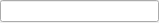
<?xml version="1.0" encoding="UTF-8"?>
<ui version="4.0">
 <class>SelfDefLineEdit</class>
 <widget class="QWidget" name="SelfDefLineEdit">
  <property name="geometry">
   <rect>
    <x>0</x>
    <y>0</y>
    <width>159</width>
    <height>23</height>
   </rect>
  </property>
  <property name="windowTitle">
   <string>Form</string>
  </property>
  <layout class="QGridLayout" name="gridLayout">
   <property name="leftMargin">
    <number>0</number>
   </property>
   <property name="topMargin">
    <number>0</number>
   </property>
   <property name="rightMargin">
    <number>0</number>
   </property>
   <property name="bottomMargin">
    <number>0</number>
   </property>
   <item row="0" column="0">
    <layout class="QGridLayout" name="gridLayout_2">
     <item row="0" column="0">
      <widget class="QLineEdit" name="lineEdit"/>
     </item>
    </layout>
   </item>
  </layout>
 </widget>
 <resources/>
 <connections/>
</ui>
